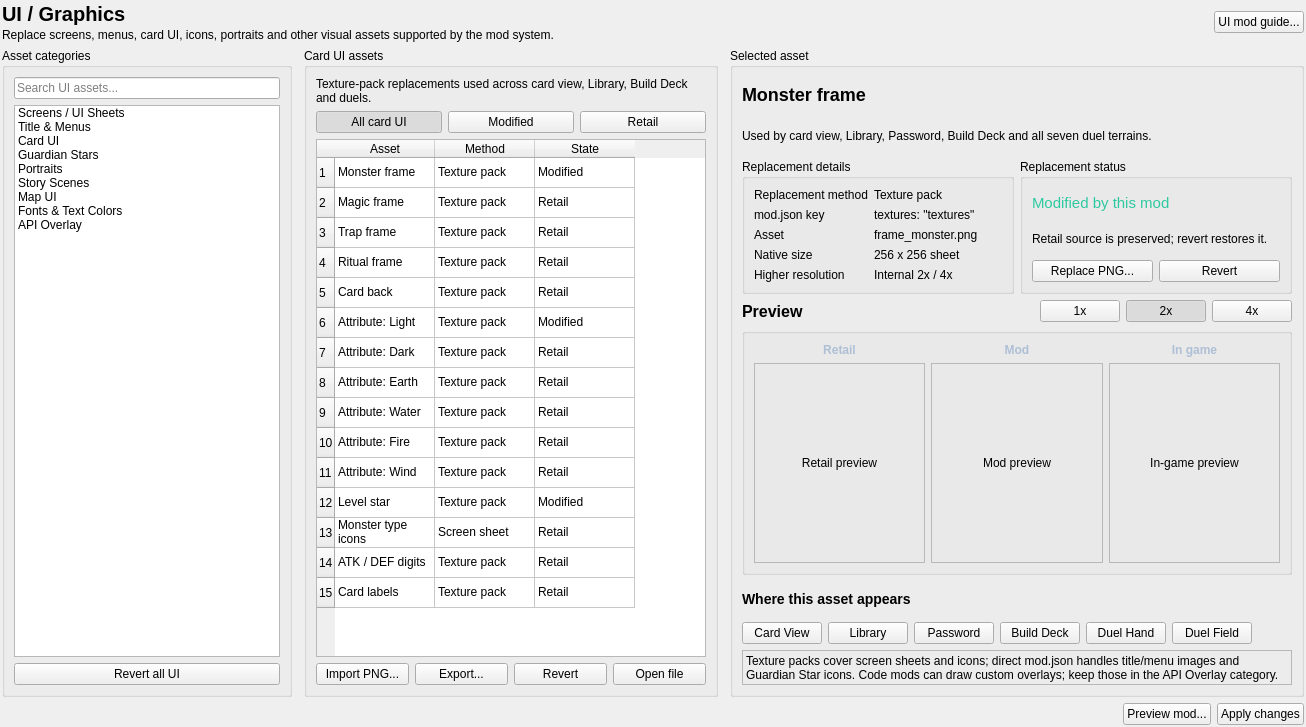
<?xml version="1.0" encoding="UTF-8"?>
<ui version="4.0">
 <class>AssetsPage</class>
 <widget class="QWidget" name="AssetsPage">
  <property name="geometry">
   <rect>
    <x>0</x>
    <y>0</y>
    <width>1306</width>
    <height>727</height>
   </rect>
  </property>
  <property name="windowTitle">
   <string>UI / Graphics</string>
  </property>
  <layout class="QVBoxLayout" name="assetsPageLayout">
   <property name="leftMargin">
    <number>2</number>
   </property>
   <property name="topMargin">
    <number>2</number>
   </property>
   <property name="rightMargin">
    <number>2</number>
   </property>
   <property name="bottomMargin">
    <number>2</number>
   </property>
   <item>
    <layout class="QHBoxLayout" name="assetsTitleLayout" stretch="3,1,0">
     <item>
      <layout class="QVBoxLayout" name="assetsTitleTextLayout" stretch="0,0">
       <property name="spacing">
        <number>2</number>
       </property>
       <item>
        <widget class="QLabel" name="assetsTitle">
         <property name="styleSheet">
          <string notr="true">font-size: 20px; font-weight: 700;</string>
         </property>
         <property name="text">
          <string>UI / Graphics</string>
         </property>
        </widget>
       </item>
       <item>
        <widget class="QLabel" name="assetsIntro">
         <property name="sizePolicy">
          <sizepolicy hsizetype="Preferred" vsizetype="Preferred">
           <horstretch>2</horstretch>
           <verstretch>0</verstretch>
          </sizepolicy>
         </property>
         <property name="maximumSize">
          <size>
           <width>16777215</width>
           <height>16777215</height>
          </size>
         </property>
         <property name="text">
          <string>Replace screens, menus, card UI, icons, portraits and other visual assets supported by the mod system.</string>
         </property>
         <property name="wordWrap">
          <bool>true</bool>
         </property>
        </widget>
       </item>
      </layout>
     </item>
     <item>
      <spacer name="assetsTitleSpacer">
       <property name="orientation">
        <enum>Qt::Orientation::Horizontal</enum>
       </property>
       <property name="sizeHint" stdset="0">
        <size>
         <width>40</width>
         <height>20</height>
        </size>
       </property>
      </spacer>
     </item>
     <item>
      <widget class="QPushButton" name="uiModGuideButton">
       <property name="text">
        <string>UI mod guide...</string>
       </property>
      </widget>
     </item>
    </layout>
   </item>
   <item>
    <layout class="QHBoxLayout" name="assetsBodyLayout">
     <property name="spacing">
      <number>12</number>
     </property>
     <item>
      <widget class="QGroupBox" name="assetCategoriesGroup">
       <property name="title">
        <string>Asset categories</string>
       </property>
       <layout class="QVBoxLayout" name="assetCategoriesLayout">
        <item>
         <widget class="QLineEdit" name="assetCategorySearch">
          <property name="placeholderText">
           <string>Search UI assets...</string>
          </property>
         </widget>
        </item>
        <item>
         <widget class="QTreeWidget" name="assetCategoryTree">
          <property name="minimumSize">
           <size>
            <width>235</width>
            <height>0</height>
           </size>
          </property>
          <property name="rootIsDecorated">
           <bool>false</bool>
          </property>
          <property name="headerHidden">
           <bool>true</bool>
          </property>
          <column>
           <property name="text">
            <string notr="true">1</string>
           </property>
          </column>
          <item>
           <property name="text">
            <string>Screens / UI Sheets</string>
           </property>
           <property name="toolTip">
            <string>48 groups</string>
           </property>
          </item>
          <item>
           <property name="text">
            <string>Title &amp; Menus</string>
           </property>
           <property name="toolTip">
            <string>Declarative</string>
           </property>
          </item>
          <item>
           <property name="text">
            <string>Card UI</string>
           </property>
           <property name="toolTip">
            <string>Frames, icons</string>
           </property>
          </item>
          <item>
           <property name="text">
            <string>Guardian Stars</string>
           </property>
           <property name="toolTip">
            <string>Icons 1-15</string>
           </property>
          </item>
          <item>
           <property name="text">
            <string>Portraits</string>
           </property>
           <property name="toolTip">
            <string>Campaign / Free Duel</string>
           </property>
          </item>
          <item>
           <property name="text">
            <string>Story Scenes</string>
           </property>
           <property name="toolTip">
            <string>Backgrounds / cutscenes</string>
           </property>
          </item>
          <item>
           <property name="text">
            <string>Map UI</string>
           </property>
           <property name="toolTip">
            <string>Marker / arrows / panel</string>
           </property>
          </item>
          <item>
           <property name="text">
            <string>Fonts &amp; Text Colors</string>
           </property>
           <property name="toolTip">
            <string>TTF / OT ramps</string>
           </property>
          </item>
          <item>
           <property name="text">
            <string>API Overlay</string>
           </property>
           <property name="toolTip">
            <string>Code mod</string>
           </property>
          </item>
         </widget>
        </item>
        <item>
         <widget class="QPushButton" name="revertAllUiButton">
          <property name="text">
           <string>Revert all UI</string>
          </property>
         </widget>
        </item>
       </layout>
      </widget>
     </item>
     <item>
      <widget class="QGroupBox" name="assetListGroup">
       <property name="title">
        <string>Card UI assets</string>
       </property>
       <layout class="QVBoxLayout" name="assetListLayout">
        <item>
         <widget class="QLabel" name="assetListIntro">
          <property name="text">
           <string>Texture-pack replacements used across card view, Library, Build Deck and duels.</string>
          </property>
          <property name="wordWrap">
           <bool>true</bool>
          </property>
         </widget>
        </item>
        <item>
         <layout class="QHBoxLayout" name="assetFiltersLayout">
          <item>
           <widget class="QPushButton" name="allAssetsFilterButton">
            <property name="text">
             <string>All card UI</string>
            </property>
            <property name="checkable">
             <bool>true</bool>
            </property>
            <property name="checked">
             <bool>true</bool>
            </property>
           </widget>
          </item>
          <item>
           <widget class="QPushButton" name="modifiedAssetsFilterButton">
            <property name="text">
             <string>Modified</string>
            </property>
            <property name="checkable">
             <bool>true</bool>
            </property>
           </widget>
          </item>
          <item>
           <widget class="QPushButton" name="retailAssetsFilterButton">
            <property name="text">
             <string>Retail</string>
            </property>
            <property name="checkable">
             <bool>true</bool>
            </property>
           </widget>
          </item>
         </layout>
        </item>
        <item>
         <widget class="QTableWidget" name="assetTable">
          <property name="minimumSize">
           <size>
            <width>390</width>
            <height>0</height>
           </size>
          </property>
          <property name="rowCount">
           <number>15</number>
          </property>
          <property name="columnCount">
           <number>3</number>
          </property>
          <row/>
          <row/>
          <row/>
          <row/>
          <row/>
          <row/>
          <row/>
          <row/>
          <row/>
          <row/>
          <row/>
          <row/>
          <row/>
          <row/>
          <row/>
          <column>
           <property name="text">
            <string>Asset</string>
           </property>
          </column>
          <column>
           <property name="text">
            <string>Method</string>
           </property>
          </column>
          <column>
           <property name="text">
            <string>State</string>
           </property>
          </column>
          <item row="0" column="0">
           <property name="text">
            <string>Monster frame</string>
           </property>
          </item>
          <item row="0" column="1">
           <property name="text">
            <string>Texture pack</string>
           </property>
          </item>
          <item row="0" column="2">
           <property name="text">
            <string>Modified</string>
           </property>
          </item>
          <item row="1" column="0">
           <property name="text">
            <string>Magic frame</string>
           </property>
          </item>
          <item row="1" column="1">
           <property name="text">
            <string>Texture pack</string>
           </property>
          </item>
          <item row="1" column="2">
           <property name="text">
            <string>Retail</string>
           </property>
          </item>
          <item row="2" column="0">
           <property name="text">
            <string>Trap frame</string>
           </property>
          </item>
          <item row="2" column="1">
           <property name="text">
            <string>Texture pack</string>
           </property>
          </item>
          <item row="2" column="2">
           <property name="text">
            <string>Retail</string>
           </property>
          </item>
          <item row="3" column="0">
           <property name="text">
            <string>Ritual frame</string>
           </property>
          </item>
          <item row="3" column="1">
           <property name="text">
            <string>Texture pack</string>
           </property>
          </item>
          <item row="3" column="2">
           <property name="text">
            <string>Retail</string>
           </property>
          </item>
          <item row="4" column="0">
           <property name="text">
            <string>Card back</string>
           </property>
          </item>
          <item row="4" column="1">
           <property name="text">
            <string>Texture pack</string>
           </property>
          </item>
          <item row="4" column="2">
           <property name="text">
            <string>Retail</string>
           </property>
          </item>
          <item row="5" column="0">
           <property name="text">
            <string>Attribute: Light</string>
           </property>
          </item>
          <item row="5" column="1">
           <property name="text">
            <string>Texture pack</string>
           </property>
          </item>
          <item row="5" column="2">
           <property name="text">
            <string>Modified</string>
           </property>
          </item>
          <item row="6" column="0">
           <property name="text">
            <string>Attribute: Dark</string>
           </property>
          </item>
          <item row="6" column="1">
           <property name="text">
            <string>Texture pack</string>
           </property>
          </item>
          <item row="6" column="2">
           <property name="text">
            <string>Retail</string>
           </property>
          </item>
          <item row="7" column="0">
           <property name="text">
            <string>Attribute: Earth</string>
           </property>
          </item>
          <item row="7" column="1">
           <property name="text">
            <string>Texture pack</string>
           </property>
          </item>
          <item row="7" column="2">
           <property name="text">
            <string>Retail</string>
           </property>
          </item>
          <item row="8" column="0">
           <property name="text">
            <string>Attribute: Water</string>
           </property>
          </item>
          <item row="8" column="1">
           <property name="text">
            <string>Texture pack</string>
           </property>
          </item>
          <item row="8" column="2">
           <property name="text">
            <string>Retail</string>
           </property>
          </item>
          <item row="9" column="0">
           <property name="text">
            <string>Attribute: Fire</string>
           </property>
          </item>
          <item row="9" column="1">
           <property name="text">
            <string>Texture pack</string>
           </property>
          </item>
          <item row="9" column="2">
           <property name="text">
            <string>Retail</string>
           </property>
          </item>
          <item row="10" column="0">
           <property name="text">
            <string>Attribute: Wind</string>
           </property>
          </item>
          <item row="10" column="1">
           <property name="text">
            <string>Texture pack</string>
           </property>
          </item>
          <item row="10" column="2">
           <property name="text">
            <string>Retail</string>
           </property>
          </item>
          <item row="11" column="0">
           <property name="text">
            <string>Level star</string>
           </property>
          </item>
          <item row="11" column="1">
           <property name="text">
            <string>Texture pack</string>
           </property>
          </item>
          <item row="11" column="2">
           <property name="text">
            <string>Modified</string>
           </property>
          </item>
          <item row="12" column="0">
           <property name="text">
            <string>Monster type icons</string>
           </property>
          </item>
          <item row="12" column="1">
           <property name="text">
            <string>Screen sheet</string>
           </property>
          </item>
          <item row="12" column="2">
           <property name="text">
            <string>Retail</string>
           </property>
          </item>
          <item row="13" column="0">
           <property name="text">
            <string>ATK / DEF digits</string>
           </property>
          </item>
          <item row="13" column="1">
           <property name="text">
            <string>Texture pack</string>
           </property>
          </item>
          <item row="13" column="2">
           <property name="text">
            <string>Retail</string>
           </property>
          </item>
          <item row="14" column="0">
           <property name="text">
            <string>Card labels</string>
           </property>
          </item>
          <item row="14" column="1">
           <property name="text">
            <string>Texture pack</string>
           </property>
          </item>
          <item row="14" column="2">
           <property name="text">
            <string>Retail</string>
           </property>
          </item>
         </widget>
        </item>
        <item>
         <layout class="QHBoxLayout" name="assetListActionsLayout">
          <item>
           <widget class="QPushButton" name="importAssetButton">
            <property name="text">
             <string>Import PNG...</string>
            </property>
           </widget>
          </item>
          <item>
           <widget class="QPushButton" name="exportAssetButton">
            <property name="text">
             <string>Export...</string>
            </property>
           </widget>
          </item>
          <item>
           <widget class="QPushButton" name="revertAssetButton">
            <property name="text">
             <string>Revert</string>
            </property>
           </widget>
          </item>
          <item>
           <widget class="QPushButton" name="openAssetFileButton">
            <property name="text">
             <string>Open file</string>
            </property>
           </widget>
          </item>
         </layout>
        </item>
       </layout>
      </widget>
     </item>
     <item>
      <widget class="QGroupBox" name="selectedAssetGroup">
       <property name="title">
        <string>Selected asset</string>
       </property>
       <layout class="QVBoxLayout" name="selectedAssetLayout">
        <item>
         <widget class="QLabel" name="selectedAssetName">
          <property name="styleSheet">
           <string notr="true">font-size: 18px; font-weight: 700;</string>
          </property>
          <property name="text">
           <string>Monster frame</string>
          </property>
         </widget>
        </item>
        <item>
         <widget class="QLabel" name="selectedAssetUse">
          <property name="text">
           <string>Used by card view, Library, Password, Build Deck and all seven duel terrains.</string>
          </property>
          <property name="wordWrap">
           <bool>true</bool>
          </property>
         </widget>
        </item>
        <item>
         <layout class="QHBoxLayout" name="selectedAssetSummaryLayout">
          <item>
           <widget class="QGroupBox" name="selectedAssetMetadataGroup">
            <property name="title">
             <string>Replacement details</string>
            </property>
            <layout class="QFormLayout" name="selectedAssetMetadataLayout">
             <item row="0" column="0">
              <widget class="QLabel" name="assetMethodLabel">
               <property name="text">
                <string>Replacement method</string>
               </property>
              </widget>
             </item>
             <item row="0" column="1">
              <widget class="QLabel" name="assetMethodValue">
               <property name="text">
                <string>Texture pack</string>
               </property>
              </widget>
             </item>
             <item row="1" column="0">
              <widget class="QLabel" name="assetKeyLabel">
               <property name="text">
                <string>mod.json key</string>
               </property>
              </widget>
             </item>
             <item row="1" column="1">
              <widget class="QLabel" name="assetKeyValue">
               <property name="text">
                <string>textures: &quot;textures&quot;</string>
               </property>
              </widget>
             </item>
             <item row="2" column="0">
              <widget class="QLabel" name="assetFilenameLabel">
               <property name="text">
                <string>Asset</string>
               </property>
              </widget>
             </item>
             <item row="2" column="1">
              <widget class="QLabel" name="assetFilenameValue">
               <property name="text">
                <string>frame_monster.png</string>
               </property>
              </widget>
             </item>
             <item row="3" column="0">
              <widget class="QLabel" name="assetSizeLabel">
               <property name="text">
                <string>Native size</string>
               </property>
              </widget>
             </item>
             <item row="3" column="1">
              <widget class="QLabel" name="assetSizeValue">
               <property name="text">
                <string>256 x 256 sheet</string>
               </property>
              </widget>
             </item>
             <item row="4" column="0">
              <widget class="QLabel" name="assetScaleLabel">
               <property name="text">
                <string>Higher resolution</string>
               </property>
              </widget>
             </item>
             <item row="4" column="1">
              <widget class="QLabel" name="assetScaleValue">
               <property name="text">
                <string>Internal 2x / 4x</string>
               </property>
              </widget>
             </item>
            </layout>
           </widget>
          </item>
          <item>
           <widget class="QGroupBox" name="selectedAssetStatusGroup">
            <property name="title">
             <string>Replacement status</string>
            </property>
            <layout class="QVBoxLayout" name="selectedAssetStatusLayout">
             <item>
              <widget class="QLabel" name="assetStatus">
               <property name="styleSheet">
                <string notr="true">color: #2dc9a1; font-size: 15px;</string>
               </property>
               <property name="text">
                <string>Modified by this mod</string>
               </property>
              </widget>
             </item>
             <item>
              <widget class="QLabel" name="assetStatusNote">
               <property name="text">
                <string>Retail source is preserved; revert restores it.</string>
               </property>
               <property name="wordWrap">
                <bool>true</bool>
               </property>
              </widget>
             </item>
             <item>
              <layout class="QHBoxLayout" name="assetStatusActions">
               <item>
                <widget class="QPushButton" name="replaceSelectedAssetButton">
                 <property name="text">
                  <string>Replace PNG...</string>
                 </property>
                </widget>
               </item>
               <item>
                <widget class="QPushButton" name="revertSelectedAssetButton">
                 <property name="text">
                  <string>Revert</string>
                 </property>
                </widget>
               </item>
              </layout>
             </item>
            </layout>
           </widget>
          </item>
         </layout>
        </item>
        <item>
         <layout class="QHBoxLayout" name="previewHeadingLayout">
          <item>
           <widget class="QLabel" name="assetPreviewTitle">
            <property name="styleSheet">
             <string notr="true">font-size: 16px; font-weight: 700;</string>
            </property>
            <property name="text">
             <string>Preview</string>
            </property>
           </widget>
          </item>
          <item>
           <spacer name="previewHeadingSpacer">
            <property name="orientation">
             <enum>Qt::Orientation::Horizontal</enum>
            </property>
            <property name="sizeHint" stdset="0">
             <size>
              <width>40</width>
              <height>20</height>
             </size>
            </property>
           </spacer>
          </item>
          <item>
           <widget class="QPushButton" name="preview1xButton">
            <property name="text">
             <string>1x</string>
            </property>
            <property name="checkable">
             <bool>true</bool>
            </property>
           </widget>
          </item>
          <item>
           <widget class="QPushButton" name="preview2xButton">
            <property name="text">
             <string>2x</string>
            </property>
            <property name="checkable">
             <bool>true</bool>
            </property>
            <property name="checked">
             <bool>true</bool>
            </property>
           </widget>
          </item>
          <item>
           <widget class="QPushButton" name="preview4xButton">
            <property name="text">
             <string>4x</string>
            </property>
            <property name="checkable">
             <bool>true</bool>
            </property>
           </widget>
          </item>
         </layout>
        </item>
        <item>
         <widget class="QGroupBox" name="assetPreviewGroup">
          <property name="title">
           <string/>
          </property>
          <layout class="QHBoxLayout" name="assetPreviewLayout">
           <item>
            <layout class="QVBoxLayout" name="retailPreviewColumn">
             <item>
              <widget class="QLabel" name="retailPreviewCaption">
               <property name="styleSheet">
                <string notr="true">font-weight: 600; color: #aebfd6;</string>
               </property>
               <property name="text">
                <string>Retail</string>
               </property>
               <property name="alignment">
                <set>Qt::AlignmentFlag::AlignCenter</set>
               </property>
              </widget>
             </item>
             <item>
              <widget class="QLabel" name="retailPreview">
               <property name="minimumSize">
                <size>
                 <width>150</width>
                 <height>200</height>
                </size>
               </property>
               <property name="frameShape">
                <enum>QFrame::Shape::StyledPanel</enum>
               </property>
               <property name="text">
                <string>Retail preview</string>
               </property>
               <property name="alignment">
                <set>Qt::AlignmentFlag::AlignCenter</set>
               </property>
              </widget>
             </item>
            </layout>
           </item>
           <item>
            <layout class="QVBoxLayout" name="modPreviewColumn">
             <item>
              <widget class="QLabel" name="modPreviewCaption">
               <property name="styleSheet">
                <string notr="true">font-weight: 600; color: #aebfd6;</string>
               </property>
               <property name="text">
                <string>Mod</string>
               </property>
               <property name="alignment">
                <set>Qt::AlignmentFlag::AlignCenter</set>
               </property>
              </widget>
             </item>
             <item>
              <widget class="QLabel" name="modPreview">
               <property name="minimumSize">
                <size>
                 <width>150</width>
                 <height>200</height>
                </size>
               </property>
               <property name="frameShape">
                <enum>QFrame::Shape::StyledPanel</enum>
               </property>
               <property name="text">
                <string>Mod preview</string>
               </property>
               <property name="alignment">
                <set>Qt::AlignmentFlag::AlignCenter</set>
               </property>
              </widget>
             </item>
            </layout>
           </item>
           <item>
            <layout class="QVBoxLayout" name="gamePreviewColumn">
             <item>
              <widget class="QLabel" name="gamePreviewCaption">
               <property name="styleSheet">
                <string notr="true">font-weight: 600; color: #aebfd6;</string>
               </property>
               <property name="text">
                <string>In game</string>
               </property>
               <property name="alignment">
                <set>Qt::AlignmentFlag::AlignCenter</set>
               </property>
              </widget>
             </item>
             <item>
              <widget class="QLabel" name="gamePreview">
               <property name="minimumSize">
                <size>
                 <width>150</width>
                 <height>200</height>
                </size>
               </property>
               <property name="frameShape">
                <enum>QFrame::Shape::StyledPanel</enum>
               </property>
               <property name="text">
                <string>In-game preview</string>
               </property>
               <property name="alignment">
                <set>Qt::AlignmentFlag::AlignCenter</set>
               </property>
              </widget>
             </item>
            </layout>
           </item>
          </layout>
         </widget>
        </item>
        <item>
         <widget class="QLabel" name="assetAppearsTitle">
          <property name="styleSheet">
           <string notr="true">font-size: 14px; font-weight: 700;</string>
          </property>
          <property name="text">
           <string>Where this asset appears</string>
          </property>
         </widget>
        </item>
        <item>
         <layout class="QHBoxLayout" name="assetLocationsLayout">
          <item>
           <widget class="QPushButton" name="locationCardView">
            <property name="text">
             <string>Card View</string>
            </property>
           </widget>
          </item>
          <item>
           <widget class="QPushButton" name="locationLibrary">
            <property name="text">
             <string>Library</string>
            </property>
           </widget>
          </item>
          <item>
           <widget class="QPushButton" name="locationPassword">
            <property name="text">
             <string>Password</string>
            </property>
           </widget>
          </item>
          <item>
           <widget class="QPushButton" name="locationBuildDeck">
            <property name="text">
             <string>Build Deck</string>
            </property>
           </widget>
          </item>
          <item>
           <widget class="QPushButton" name="locationDuelHand">
            <property name="text">
             <string>Duel Hand</string>
            </property>
           </widget>
          </item>
          <item>
           <widget class="QPushButton" name="locationDuelField">
            <property name="text">
             <string>Duel Field</string>
            </property>
           </widget>
          </item>
          <item>
           <spacer name="assetLocationsSpacer">
            <property name="orientation">
             <enum>Qt::Orientation::Horizontal</enum>
            </property>
            <property name="sizeHint" stdset="0">
             <size>
              <width>40</width>
              <height>20</height>
             </size>
            </property>
           </spacer>
          </item>
         </layout>
        </item>
        <item>
         <widget class="QLabel" name="assetHelpText">
          <property name="frameShape">
           <enum>QFrame::Shape::StyledPanel</enum>
          </property>
          <property name="text">
           <string>Texture packs cover screen sheets and icons; direct mod.json handles title/menu images and Guardian Star icons. Code mods can draw custom overlays; keep those in the API Overlay category.</string>
          </property>
          <property name="wordWrap">
           <bool>true</bool>
          </property>
         </widget>
        </item>
       </layout>
      </widget>
     </item>
    </layout>
   </item>
   <item>
    <layout class="QHBoxLayout" name="assetsFooterLayout">
     <item>
      <spacer name="assetsFooterSpacer">
       <property name="orientation">
        <enum>Qt::Orientation::Horizontal</enum>
       </property>
       <property name="sizeHint" stdset="0">
        <size>
         <width>40</width>
         <height>20</height>
        </size>
       </property>
      </spacer>
     </item>
     <item>
      <widget class="QPushButton" name="previewAssetsModButton">
       <property name="text">
        <string>Preview mod...</string>
       </property>
      </widget>
     </item>
     <item>
      <widget class="QPushButton" name="applyAssetsButton">
       <property name="text">
        <string>Apply changes</string>
       </property>
      </widget>
     </item>
    </layout>
   </item>
  </layout>
 </widget>
 <resources/>
 <connections/>
</ui>
